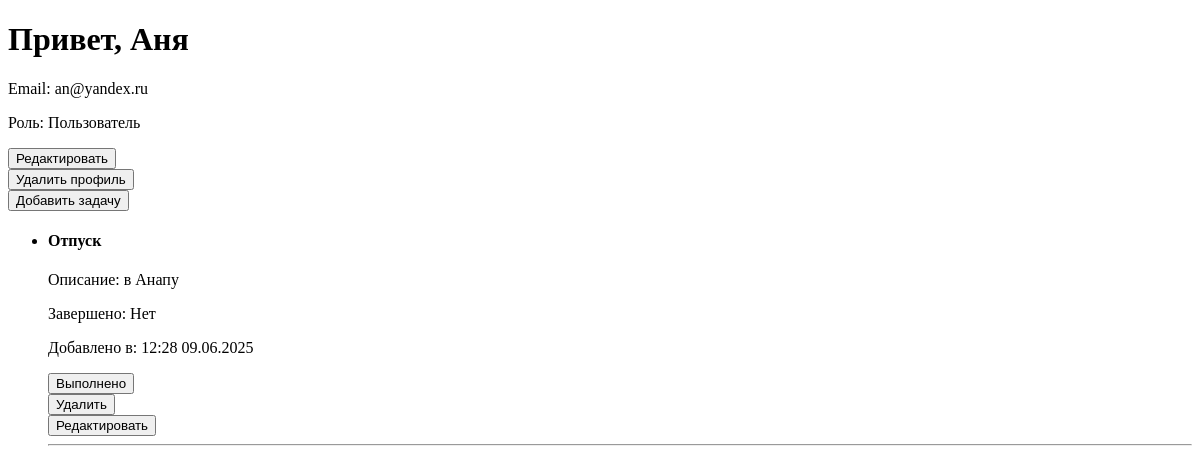
Before: /user/me-page (signed in) with the older database file.
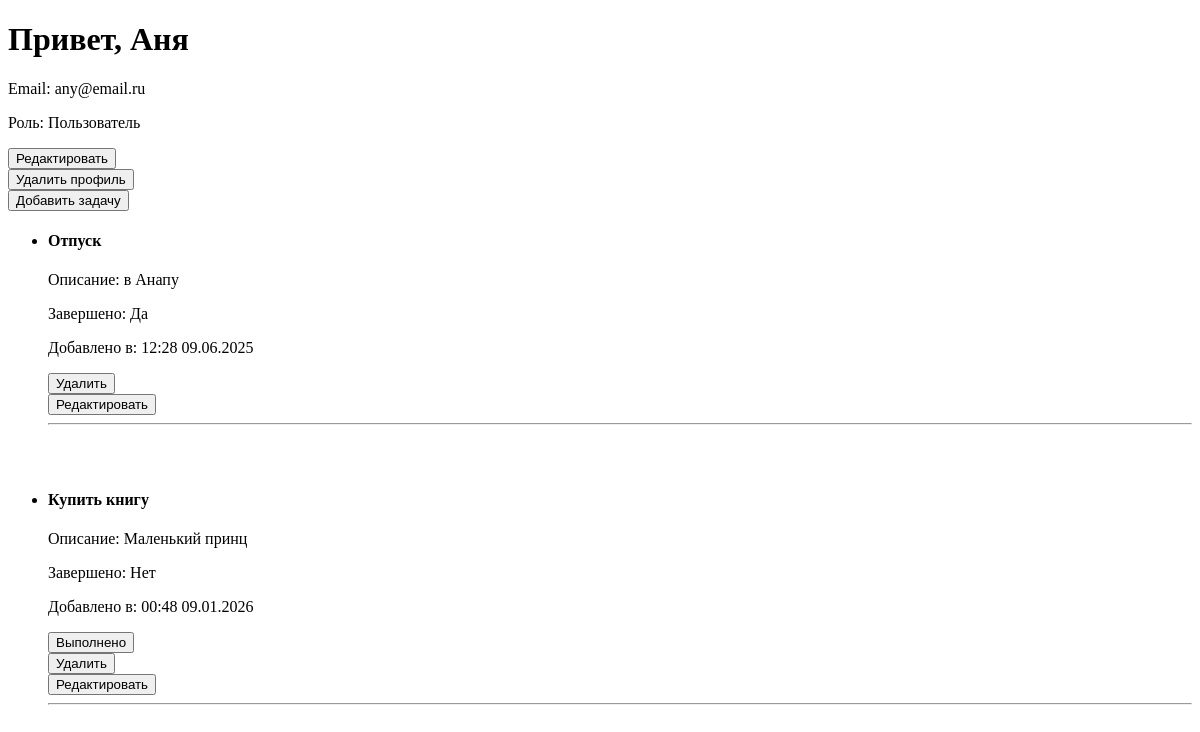
After: the same page with the newer database file.
### models/users.py (models this page shows)
class User(UserBase, table=True):
    __tablename__ = "users"
    id: int | None = Field(default=None, primary_key=True)
    hashed_password: str

### models/tasks.py (models this page shows)
class Task(TaskBase, table=True):
    __tablename__ = "tasks"
    id: int | None = Field(default=None, primary_key=True)
    is_completed: bool | None = Field(default=False)
    created_at: datetime = Field(
        default_factory=datetime.now,
        sa_column_kwargs={"server_default": func.now()},
        nullable=False,
    )
    user_id: int = Field(foreign_key="users.id", ondelete="CASCADE")

### routers/users.py (the view)
@router.get("/me-page")
def me_page(
    request: Request,
    session: SessionDep,
    current_user: Annotated[User, Depends(get_current_user)],
    offset: int = 0,
    limit: Annotated[int, Query(le=100)] = 100
):
    tasks = session.exec(
        select(Task).where(Task.user_id == current_user.id).offset(offset).limit(limit)
    ).all()
    return templates.TemplateResponse("profile.html", {
        "request": request,
        "user": current_user,
        "tasks": tasks
    })

### templates/profile.html
<!DOCTYPE html>
<html>
<head><title>Мой профиль</title></head>
<body>
    <h1>Привет, {{ user.username }}</h1>
    <p>Email: {{ user.email }}</p>
    {% if user.role == "admin" %}
        <p>Роль: Администратор</p>
    {% else %}
        <p>Роль: Пользователь</p>
    {% endif %}
    <form method="get" action="/user/editing/{{ user.id }}">
        <button type="submit">Редактировать</button>
    </form>
    <form method="post" action="/user/delete/{{ user.id }}" onsubmit="return confirm('Удалить профиль?');">
        <button type="submit">Удалить профиль</button>
    </form>
    <form method="get" action="/task/create_form/">
        <button type="submit">Добавить задачу</button>
    </form>
    {% if tasks %}
        <ul>
        {% for task in tasks %}
            <li>
                <h4>{{ task.title }}</h4>
                <p>Описание: {{ task.description }}</p>
                <p>Завершено: {{ "Да" if task.is_completed else "Нет" }}</p>
                <p>Добавлено в: {{ task.created_at.strftime("%H:%M %d.%m.%Y") }}</p>
                {% if not task.is_completed %}
                <form method="post" action="/task/complete/{{ task.id }}">
                    <button type="submit">Выполнено</button>
                </form>
                {% endif %}
                <form method="post" action="/task/delete/{{ task.id }}" onsubmit="return confirm('Удалить задачу?');">
                    <button type="submit">Удалить</button>
                </form>
                <form method="get" action="/task/editing/{{ task.id }}">
                    <button type="submit">Редактировать</button>
                </form>
                <hr>
            </li>
            <br></br>
        {% endfor %}
        </ul>
    {% else %}
        <p>No tasks found</p>
    {% endif %}
</body>
</html>

Changed rows visible on the page:
changed User "Аня": email "an@yandex.ru" → "any@email.ru"
changed Task "Отпуск": is_completed "Нет" → "Да"; no longer shows "Выполнено"
added Task: title "Купить книгу", description "Маленький принц", is_completed "Нет", created_at "00:48 09.01.2026"
